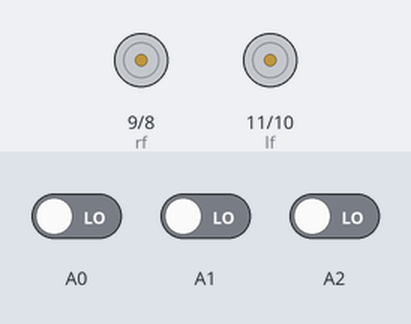
The sketch below on a simulated Arduino Uno, built with avr-gcc and run on an emulated ATmega328P. Shown: motor-driver pin pairs drawn as motors (green arrow = first pin HIGH = forward, orange = second pin HIGH = backward, longer = more drive). The inputs (shaded band) are chosen by the test bench; at power-on: A0 LOW, A1 LOW, A2 LOW.

Above: at 1.2 s.
1.3 s: A0 driven HIGH
At 2.2 s:
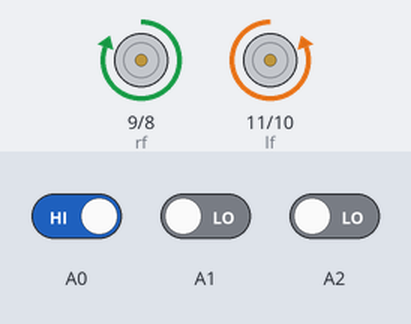
2.8 s: A1 driven HIGH
At 3.4 s:
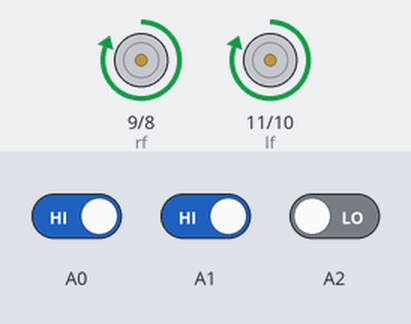
4.3 s: A0 driven LOW
At 5.7 s:
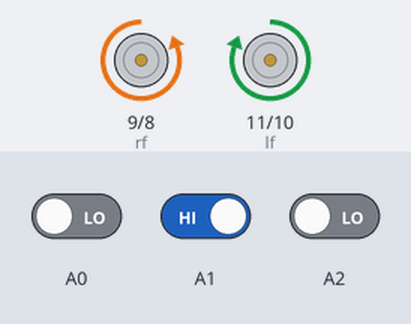
Timing chart, 0 to 7.3 s (numbered marks = the images above; inputs shaded):
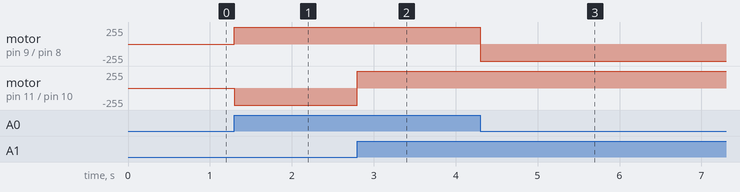

Measured:
- after the input at 1.3 s, motor on pin 9 (rf) / pin 8 (rb): stopped → forward 255/255 at once; motor on pin 11 (lf) / pin 10 (lb): stopped → backward 255/255 at once
- after the input at 2.8 s, motor on pin 11 (lf) / pin 10 (lb): backward 255/255 → forward 255/255 at once
- after the input at 4.3 s, motor on pin 9 (rf) / pin 8 (rb): forward 255/255 → backward 255/255 at once

The sketch:

sketch_mar02b.ino
```cpp
  #define rb 8
#define rf 9
#define lf 11
#define lb 10
#define l1 digitalRead(A0)
#define l2 digitalRead(A1)
#define m digitalRead(A2)
#define r1 digitalRead(A3)
#define r2 digitalRead(A4)

void setup()
{
 pinMode(lf,OUTPUT);
 pinMode(lb,OUTPUT);
 pinMode(rb,OUTPUT);
 pinMode(rf,OUTPUT);

}

void loop()
{ void forward();
  void backward();
  void left();
  void right();
  void STOP();

   if(m==0&&l2==1&&l1==1)
    {
      forward();
    }
   else if(l2==0&&m==0&&l1==1)
    {
      left();
    }
    else if(l1==0&&m==0&&l2==1)
    {
      right();

    }


}


void forward()
{
digitalWrite(lf,1);
digitalWrite(lb,0);
digitalWrite(rb,0);
digitalWrite(rf,1);
}
void backward()
{
  digitalWrite(lf,0);
digitalWrite(lb,1);
digitalWrite(rb,1);
digitalWrite(rf,0);
}
void right()
{
  digitalWrite(lf,1);
digitalWrite(lb,0);
digitalWrite(rb,1);
digitalWrite(rf,0);
}
void left()
{
  digitalWrite(lf,0);
digitalWrite(lb,1);
digitalWrite(rb,0);
digitalWrite(rf,1);
}
 void STOP(){
 digitalWrite(lf,0);
digitalWrite(lb,0);
digitalWrite(rb,0);
digitalWrite(rf,0);}
```
